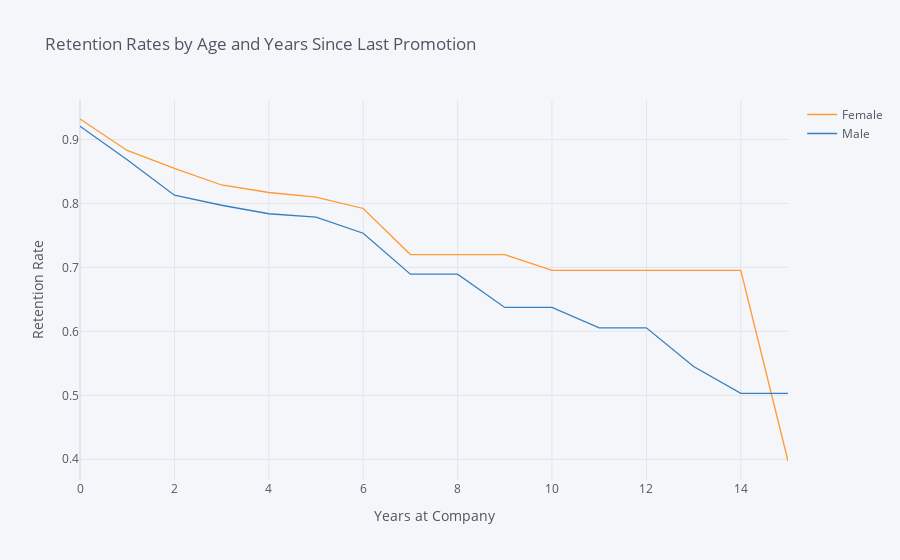

The notebook cell saved with this chart:
### Markdown cell above
## 3. Let's look at retention rate by gender from a third perspective - the number of years since the employee's last promotion. Generate and plot a survival curve showing this.

### Code cell
ex3 =  survival(data, 'Gender', 'YearsSinceLastPromotion', 'Attrition')
ex3.iplot(kind='line', xTitle='Years at Company', yTitle='Retention Rate',
            title='Retention Rates by Age and Years Since Last Promotion')

### Figure 1 — Plotly figure (JSON) as saved in the notebook; plotly's stock layout.template omitted (floating-point values rounded to 4 significant figures)
{"data": [{"line": {"color": "rgba(255, 153, 51, 1.0)", "dash": "solid", "shape": "linear", "width": 1.3}, "mode": "lines", "name": "Female", "text": "", "type": "scatter", "x": [0, 1, 2, 3, 4, 5, 6, 7, 8, 9, 10, 11, 12, 13, 14, 15], "y": [0.932, 0.8828, 0.8547, 0.8288, 0.817, 0.8099, 0.7921, 0.7201, 0.7201, 0.7201, 0.6952, 0.6952, 0.6952, 0.6952, 0.6952, 0.3973]}, {"line": {"color": "rgba(55, 128, 191, 1.0)", "dash": "solid", "shape": "linear", "width": 1.3}, "mode": "lines", "name": "Male", "text": "", "type": "scatter", "x": [0, 1, 2, 3, 4, 5, 6, 7, 8, 9, 10, 11, 12, 13, 14, 15], "y": [0.9206, 0.8684, 0.8128, 0.7971, 0.7838, 0.7785, 0.7534, 0.6894, 0.6894, 0.6374, 0.6374, 0.6055, 0.6055, 0.5449, 0.503, 0.503]}], "layout": {"autosize": true, "legend": {"bgcolor": "#F5F6F9", "font": {"color": "#4D5663"}}, "paper_bgcolor": "#F5F6F9", "plot_bgcolor": "#F5F6F9", "title": {"font": {"color": "#4D5663"}, "text": "Retention Rates by Age and Years Since Last Promotion"}, "xaxis": {"autorange": true, "gridcolor": "#E1E5ED", "range": [0, 15], "showgrid": true, "tickfont": {"color": "#4D5663"}, "title": {"font": {"color": "#4D5663"}, "text": "Years at Company"}, "type": "linear", "zerolinecolor": "#E1E5ED"}, "yaxis": {"autorange": true, "gridcolor": "#E1E5ED", "range": [0.3676, 0.9617], "showgrid": true, "tickfont": {"color": "#4D5663"}, "title": {"font": {"color": "#4D5663"}, "text": "Retention Rate"}, "type": "linear", "zerolinecolor": "#E1E5ED"}}}
